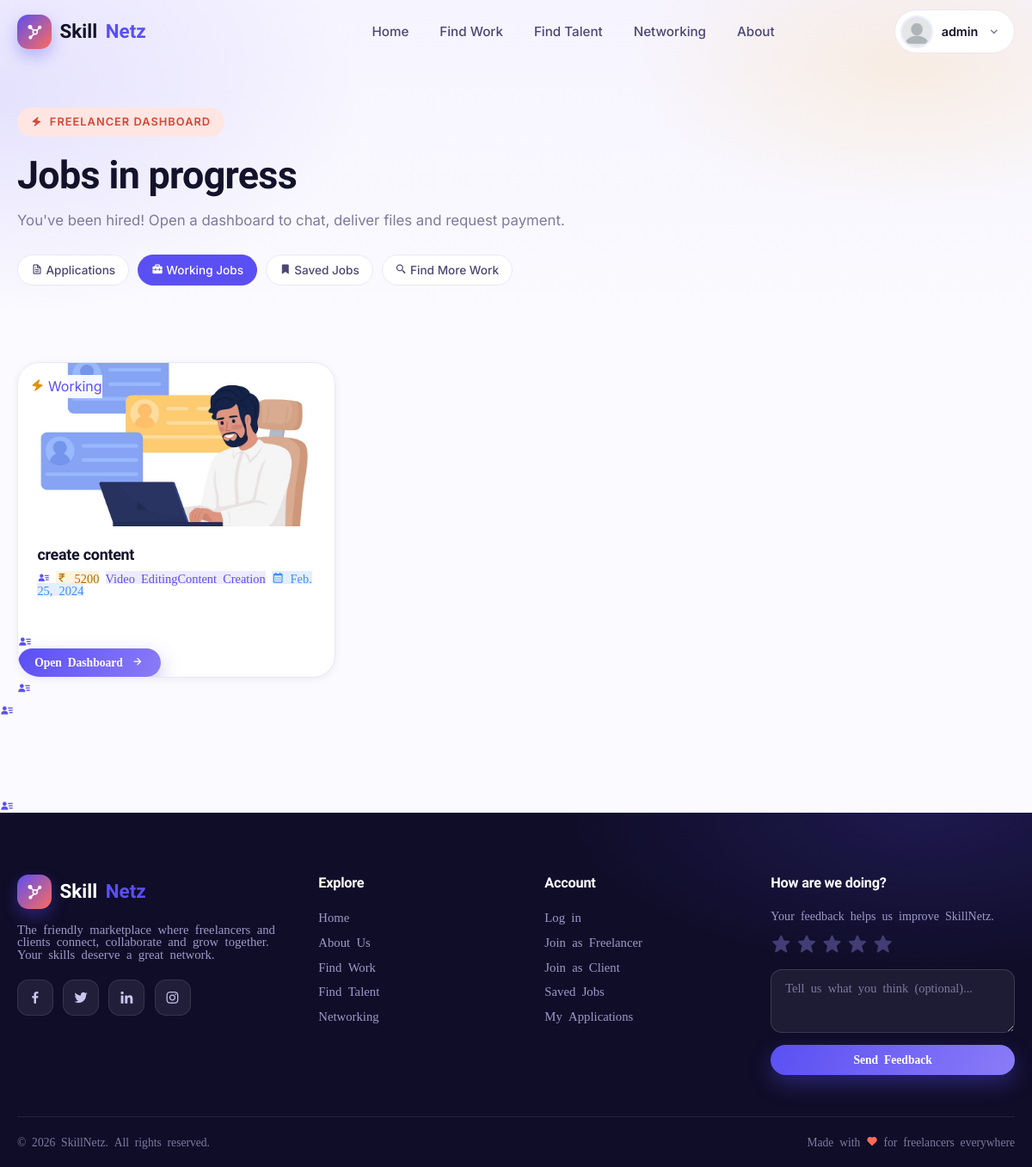
/mywork/working/ (signed in), run on the app's committed database.
### skillnetz/models.py (models this page shows, shortened)
class CustomUser(AbstractUser):
    ROLE_CHOICES = (
    ("freelancer", "Freelancer"),
    ("client", "Client"),
    ("admin","Admin"))
    role = models.CharField(max_length=20,choices=ROLE_CHOICES,default="admin")
    linkedin_id = models.CharField(null=True,blank=True,max_length=20)
    paypal_id = models.CharField(null=True,blank=True,max_length=50)
    dp_img = models.ImageField(upload_to="img",blank=True,null=True,default="img/dp.jpg")
    skill = models.ManyToManyField("Skills",blank=True)

class ActiveJob(models.Model):
    job_title = models.CharField(max_length=50)
    skill = models.ManyToManyField("Skills")
    price = models.CharField(max_length=50)
    description = models.TextField()
    post_date = models.DateField(null=True,blank=True,auto_now_add=True)
    job_image = models.ImageField(upload_to="job_images/",null=True,blank=True)
    post_by = models.ForeignKey(CustomUser,on_delete=models.CASCADE)
    assign_to =models.ForeignKey(CustomUser,on_delete=models.CASCADE,related_name='assign',null=True,blank=True)

class Skills(models.Model):
    name = models.CharField(max_length=100)

### skillnetz/views.py (the view)
# urls.py: path('mywork/working/',views.workingjobs,name="workingjobs"),
def workingjobs(request):
    working_jobs = ActiveJob.objects.filter(assign_to=request.user)
    return render(request, 'workingjobs.html', {'working_jobs': working_jobs})

### skillnetz/templates/workingjobs.html (shortened to what this page needs)
{% extends 'base.html' %}
{% load static %}
{% block content %}
<header class="page-hero" style="padding-bottom:2.6rem;">
  <div class="container">
    <span class="eyebrow coral reveal"><i class='bx bxs-zap'></i> Freelancer Dashboard</span>
    <h1 class="reveal" style="--reveal-delay:.06s">Jobs in progress</h1>
    <p class="reveal" style="--reveal-delay:.12s">You've been hired! Open a dashboard to chat, deliver files and request payment.</p>
    <div class="reveal" style="--reveal-delay:.18s;display:flex;gap:.6rem;margin-top:1.6rem;flex-wrap:wrap;">
      <a href="{% url 'mywork' %}" class="chip"><i class='bx bx-file'></i> Applications</a>
      <span class="chip" style="background:var(--primary);border-color:var(--primary);color:#fff;"><i class='bx bxs-briefcase-alt-2'></i> Working Jobs</span>
      <a href="{% url 'saved_jobs' %}" class="chip"><i class='bx bxs-bookmark'></i> Saved Jobs</a>
      <a href="{% url 'findwork' %}" class="chip"><i class='bx bx-search-alt-2'></i> Find More Work</a>
    </div>
  </div>
</header>
<section class="section" style="padding-top:3rem;">
  <div class="container">
    {% if working_jobs %}
    <div class="card-grid">
      {% for job in working_jobs %}
      <article class="job-card reveal">
        {% if job.job_image %}
        <a href="{% url 'dashboard' job.id %}" class="jc-img">
          <img src="{{ job.job_image.url }}" alt="{{ job.job_title }}" loading="lazy">
          <span class="meta-pill skill" style="position:absolute;top:0.9rem;left:0.9rem;background:rgba(255,255,255,.92);"><i class='bx bxs-zap' style="color:#e58e00;"></i> Working</span>
        </a>
        {% endif %}
        <div class="jc-body">
          <h3><a href="{% url 'dashboard' job.id %}">{{ job.job_title }}</a></h3>
          <p class="jc-desc">
            <i class='bx bxs-user-detail' style="color:var(--primary);'></i>
            Client: <strong>{{ job.post_by.first_name|default:job.post_by.username }}</strong>
          </p>
          <div class="job-meta">
            <span class="meta-pill price"><i class='bx bx-rupee'></i> {{ job.price }}</span>
            {% for s in job.skill.all %}<span class="meta-pill skill">{{ s.name }}</span>{% endfor %}
            <span class="meta-pill date"><i class='bx bx-calendar'></i> {{ job.post_date|default_if_none:"—" }}</span>
          </div>
          <div class="jc-actions">
            <a href="{% url 'dashboard' job.id %}" class="btn btn-primary btn-sm">Open Dashboard <i class='bx bx-right-arrow-alt'></i></a>
          </div>
        </div>
      {% endfor %}
    </div>
    {% endif %}
</section>
{% endblock %}

### skillnetz/templates/base.html (shortened to what this page needs)
<!DOCTYPE html>
<html lang="en">
{% load static %}
<head>
  <link href='https://unpkg.com/boxicons@2.1.1/css/boxicons.min.css' rel='stylesheet'>
  <link rel="stylesheet" href="{% static 'css/skillnetz.css' %}">
</head>
<body>
  <nav class="navbar">
    <div class="container nav-inner">
      <a href="{% url 'home' %}" class="brand">
        <span class="brand-mark"><i class='bx bxs-network-chart'></i></span>
        Skill<em>Netz</em>
      </a>
      <ul class="nav-links">
        <li><a href="{% url 'home' %}" class="{% if request.path == '/' %}active{% endif %}">Home</a></li>
        <li><a href="{% url 'findwork' %}" class="{% if '/findwork' in request.path %}active{% endif %}">Find Work</a></li>
        <li><a href="{% url 'findtalent' %}" class="{% if '/findtalent' in request.path %}active{% endif %}">Find Talent</a></li>
        <li><a href="{% url 'mynetwork' %}">Networking</a></li>
        <li><a href="{% url 'about' %}" class="{% if '/aboutus' in request.path %}active{% endif %}">About</a></li>
      </ul>
      <div class="nav-actions">
        {% if user.is_authenticated %}
        <div class="nav-user">
          <button class="nav-user-btn" type="button">
            <img src="{{ user.dp_img.url }}" alt="{{ user.first_name }}">
            <span class="nav-user-name">{{ user.first_name }}</span>
            <i class='bx bx-chevron-down'></i>
          </button>
        </div>
        {% else %}
        <a href="{% url 'login' %}" class="btn btn-ghost btn-sm">Log in</a>
        <a href="{% url 'signup' %}" class="btn btn-primary btn-sm">Join <i class='bx bx-right-arrow-alt'></i></a>
        {% endif %}
      </div>
    </div>
  </nav>
  {% block content %}{% endblock %}
  <footer class="footer">
    <div class="container">
      <div class="footer-grid">
        <div class="footer-col footer-about">
          <a href="{% url 'home' %}" class="brand">
            <span class="brand-mark"><i class='bx bxs-network-chart'></i></span>
            Skill<em>Netz</em>
          </a>
          <p>The friendly marketplace where freelancers and clients connect, collaborate and grow together. Your skills deserve a great network.</p>
          <div class="footer-social">
            <a href="#" aria-label="Facebook"><i class='bx bxl-facebook'></i></a>
            <a href="#" aria-label="Twitter"><i class='bx bxl-twitter'></i></a>
            <a href="#" aria-label="LinkedIn"><i class='bx bxl-linkedin'></i></a>
            <a href="#" aria-label="Instagram"><i class='bx bxl-instagram'></i></a>
          </div>
        </div>
        <div class="footer-col">
          <h4>Explore</h4>
          <ul class="footer-links">
            <li><a href="{% url 'home' %}">Home</a></li>
            <li><a href="{% url 'about' %}">About Us</a></li>
            <li><a href="{% url 'findwork' %}">Find Work</a></li>
            <li><a href="{% url 'findtalent' %}">Find Talent</a></li>
            <li><a href="{% url 'mynetwork' %}">Networking</a></li>
          </ul>
        </div>
        <div class="footer-col">
          <h4>Account</h4>
          <ul class="footer-links">
            <li><a href="{% url 'login' %}">Log in</a></li>
            <li><a href="{% url 'signup' %}">Join as Freelancer</a></li>
            <li><a href="{% url 'signup' %}">Join as Client</a></li>
            <li><a href="{% url 'saved_jobs' %}">Saved Jobs</a></li>
            <li><a href="{% url 'mywork' %}">My Applications</a></li>
          </ul>
        </div>
        <div class="footer-col footer-feedback">
          <h4>How are we doing?</h4>
          <p style="font-size:0.88rem;color:#9d99c7;">Your feedback helps us improve SkillNetz.</p>
          <form action="{% url 'feedback_submit' %}" method="POST">
            <div class="stars">
              <i class='bx bxs-star'></i><i class='bx bxs-star'></i><i class='bx bxs-star'></i><i class='bx bxs-star'></i><i class='bx bxs-star'></i>
            </div>
            <textarea name="comment" placeholder="Tell us what you think (optional)..."></textarea>
            <button type="submit" class="btn btn-primary btn-sm btn-block">Send Feedback</button>
          </form>
        </div>
      </div>
      <div class="footer-bottom">
        <span>© 2026 SkillNetz. All rights reserved.</span>
        <span class="made-with">Made with <i class='bx bxs-heart'></i> for freelancers everywhere</span>
      </div>
    </div>
  </footer>
</body>
</html>

### data on the page
CustomUser: dp_img (picture), first_name "admin"
ActiveJob: job_image (picture), job_title "create content", price "5200", post_date "Feb. 25, 2024"
Skills: name "Video Editing"
Skills: name "Content Creation"
